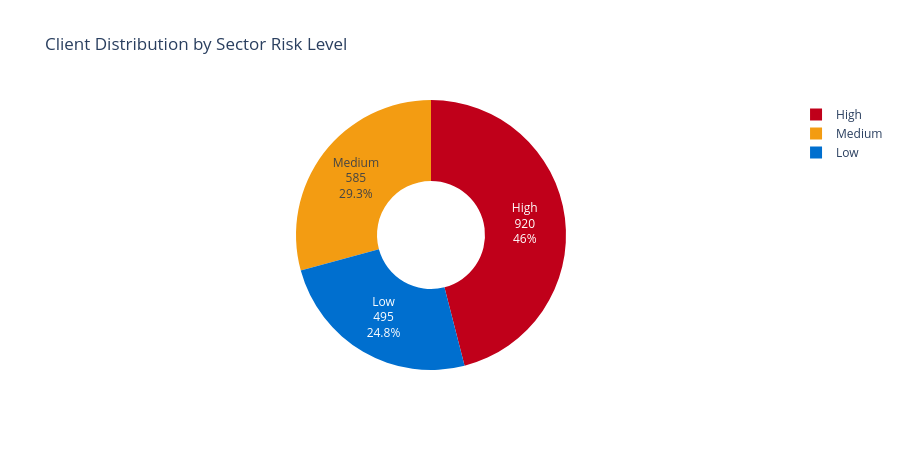

Notebook code for this chart:
### Code cell
# ── Plot 2: Sector Risk Distribution ────────────────────────────────
sr = kyc_merged['sector_risk'].value_counts().reset_index()
sr.columns = ['Sector Risk', 'Count']
fig2 = px.pie(sr, names='Sector Risk', values='Count', hole=0.4,
              color='Sector Risk',
              color_discrete_map={'High':'#C0001A','Medium':'#F39C12','Low':'#006FCF'},
              title='Client Distribution by Sector Risk Level')
fig2.update_traces(textposition='inside', textinfo='percent+label+value')
fig2.update_layout(template='plotly_white', height=450)
fig2.show()

### Figure 1 — Plotly figure (JSON) as saved in the notebook; plotly's stock layout.template omitted (floating-point values rounded to 4 significant figures)
{"data": [{"customdata": [["High"], ["Medium"], ["Low"]], "domain": {"x": [0.0, 1.0], "y": [0.0, 1.0]}, "hole": 0.4, "hovertemplate": "Sector Risk=%{customdata[0]}<br>Count=%{value}<extra></extra>", "labels": ["High", "Medium", "Low"], "legendgroup": "", "marker": {"colors": ["#C0001A", "#F39C12", "#006FCF"]}, "name": "", "showlegend": true, "textinfo": "percent+label+value", "textposition": "inside", "type": "pie", "values": [920, 585, 495]}], "layout": {"height": 450, "legend": {"tracegroupgap": 0}, "title": {"text": "Client Distribution by Sector Risk Level"}}}
